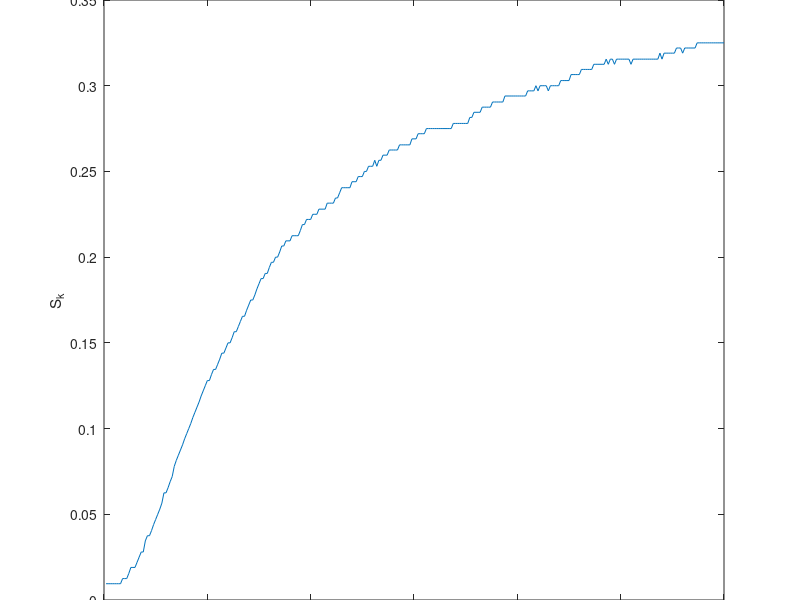

Recreate this plot in MATLAB. (Note: this script raises an error after producing the figure.)
% wyznaczenie odpowiedzi skokowej dla DMC
clear all
load SkokJednostkowy46v2

Upp = 26;
Ypp = 31.12;


Y = jump2;
time = length(jump2);
D = length(jump2);

Uskok = power_G1;

S = zeros(D, 1);

for i = 1:D
    S(i) = (Y(i) - Ypp)/(Uskok - Upp);
end

figure('Name', 'Odpowiedź skokowa - DMC')
plot(S)
ylabel('S_k')
xlabel('k')
title("Odpowiedź skokowa dla DMC; D = " + D)

matlab2tikz('skokDMC.tex')

save('dane1.mat', 'S', 'Upp', 'Ypp', 'D', 'time')

